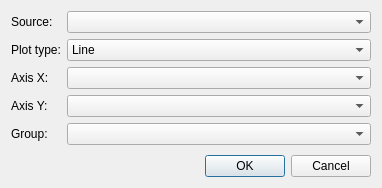
<?xml version="1.0" encoding="UTF-8"?>
<ui version="4.0">
 <class>PlotCreateDialog</class>
 <widget class="QDialog" name="PlotCreateDialog">
  <property name="geometry">
   <rect>
    <x>0</x>
    <y>0</y>
    <width>382</width>
    <height>188</height>
   </rect>
  </property>
  <property name="windowTitle">
   <string>Create plot</string>
  </property>
  <layout class="QVBoxLayout" name="verticalLayout">
   <item>
    <layout class="QFormLayout" name="formLayout">
     <item row="0" column="0">
      <widget class="QLabel" name="labelSource">
       <property name="text">
        <string>Source:</string>
       </property>
       <property name="buddy">
        <cstring>comboBoxSource</cstring>
       </property>
      </widget>
     </item>
     <item row="0" column="1">
      <widget class="QComboBox" name="comboBoxSource"/>
     </item>
     <item row="2" column="0">
      <widget class="QLabel" name="labelAxisX">
       <property name="text">
        <string>Axis X:</string>
       </property>
       <property name="buddy">
        <cstring>comboBoxAxisX</cstring>
       </property>
      </widget>
     </item>
     <item row="2" column="1">
      <widget class="QComboBox" name="comboBoxAxisX"/>
     </item>
     <item row="3" column="0">
      <widget class="QLabel" name="labelAxisY">
       <property name="text">
        <string>Axis Y:</string>
       </property>
       <property name="buddy">
        <cstring>comboBoxAxisY</cstring>
       </property>
      </widget>
     </item>
     <item row="3" column="1">
      <widget class="QComboBox" name="comboBoxAxisY"/>
     </item>
     <item row="4" column="0">
      <widget class="QLabel" name="labelGroup">
       <property name="text">
        <string>Group:</string>
       </property>
       <property name="buddy">
        <cstring>comboBoxGroup</cstring>
       </property>
      </widget>
     </item>
     <item row="4" column="1">
      <widget class="QComboBox" name="comboBoxGroup"/>
     </item>
     <item row="1" column="1">
      <widget class="QComboBox" name="comboBoxType">
       <item>
        <property name="text">
         <string>Line</string>
        </property>
       </item>
       <item>
        <property name="text">
         <string>Point</string>
        </property>
       </item>
      </widget>
     </item>
     <item row="1" column="0">
      <widget class="QLabel" name="labelType">
       <property name="text">
        <string>Plot type:</string>
       </property>
      </widget>
     </item>
    </layout>
   </item>
   <item>
    <widget class="QDialogButtonBox" name="buttonBox">
     <property name="orientation">
      <enum>Qt::Horizontal</enum>
     </property>
     <property name="standardButtons">
      <set>QDialogButtonBox::Cancel|QDialogButtonBox::Ok</set>
     </property>
    </widget>
   </item>
  </layout>
 </widget>
 <resources/>
 <connections>
  <connection>
   <sender>buttonBox</sender>
   <signal>accepted()</signal>
   <receiver>PlotCreateDialog</receiver>
   <slot>accept()</slot>
   <hints>
    <hint type="sourcelabel">
     <x>248</x>
     <y>254</y>
    </hint>
    <hint type="destinationlabel">
     <x>157</x>
     <y>274</y>
    </hint>
   </hints>
  </connection>
  <connection>
   <sender>buttonBox</sender>
   <signal>rejected()</signal>
   <receiver>PlotCreateDialog</receiver>
   <slot>reject()</slot>
   <hints>
    <hint type="sourcelabel">
     <x>316</x>
     <y>260</y>
    </hint>
    <hint type="destinationlabel">
     <x>286</x>
     <y>274</y>
    </hint>
   </hints>
  </connection>
 </connections>
</ui>
